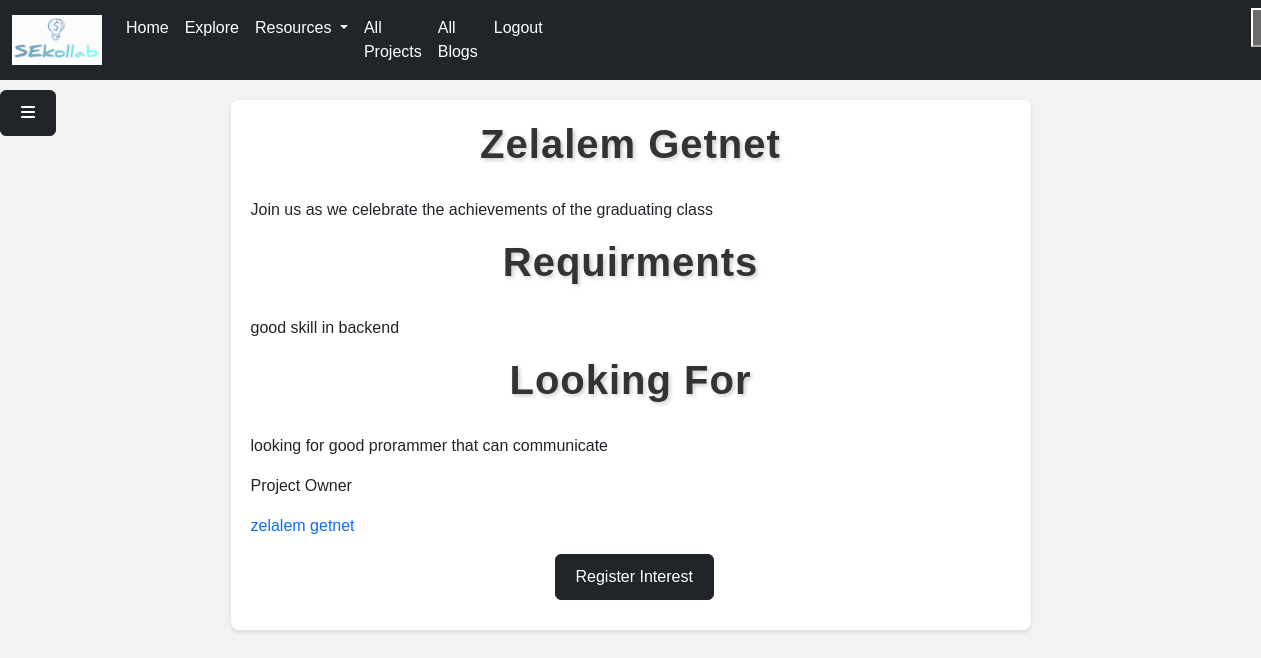
/collab/2 (signed in), run on the app's committed database.
### models.py (models this page shows)
class Collabration(db.Model):
    __tablename__ = "collabration"
    id = Column(Integer, primary_key=True, autoincrement=True)
    user_id = Column(Integer, ForeignKey('users.id', ondelete='CASCADE'), nullable=False)
    name = Column(String, nullable=False)
    description = Column(String, nullable=False)
    uploaded_date = Column(String, nullable=False, default=datetime.date.today().strftime("%B %d, %Y"))
    requirment = Column(String, nullable=False)
    Looking_for = Column(String, nullable=False)
    due_date = Column(String)
    members = relationship("User", secondary=team_members, backref="teams")
    user = relationship("User", back_populates="collabration")
    interests = relationship("Interest", back_populates="collabration")

class User(UserMixin, db.Model):
    __tablename__ = "users"
    id = Column(Integer, primary_key=True, autoincrement=True)
    email = Column(String(100), unique=True)
    username = Column(String)
    fname = Column(String(30), nullable=False)
    lname = Column(String(30), nullable=False)
    profile_photo = Column(String)
    about_me = Column(String, nullable=False)
    phone_number = Column(String(11), nullable=False)
    age = Column(String(11), nullable=False)
    status = Column(String, nullable=False)
    skills = Column(String, nullable=False)
    portfolio = Column(String)
    password = Column(String(100))
    date = Column(String, nullable=False, default=datetime.date.today().strftime("%B %d, %Y"))
    is_active = db.Column(db.Boolean, default=True)
    country = Column(String, nullable=False)
    City = Column(String, nullable=False)
    twitter = Column(String)
    github = Column(String)
    education_status = Column(String)
    employment_status=Column(String, nullable=False)
    blogs = relationship("Blog", back_populates="author")
    comments = relationship("Userscomment", back_populates="user")
    liked_blogs = relationship("Blog", secondary='liked_blogs', backref='liking_users')
    collabration = relationship("Collabration", back_populates="user")
    followers = relationship("Follower", foreign_keys="[Follower.user_id]",back_populates="followed_user")
    following = relationship("Follower", foreign_keys="[Follower.follower_id]", back_populates="follower")
    interests = relationship("Interest", back_populates="user")

### main.py (the view)
@app.route("/collab/<int:id>", methods={"GET"})
@login_required
def specficcollabration(id):
    user = User.query.filter_by(id=current_user.id).first()
    collab = Collabration.query.filter_by(id=id).first()
    return render_template("specficcollab.html", collab=collab, user=user)

### main.py (called while the page is built)
@login_manager.user_loader
def load_user(user_id):
    return User.query.get(int(user_id))

### templates/specficcollab.html (shortened to what this page needs)
<!DOCTYPE html>
<html>
<head>
  <link href="https://cdn.jsdelivr.net/npm/bootstrap@5.3.3/dist/css/bootstrap.min.css" rel="stylesheet">
  <link rel="stylesheet" href="../static/css/specficcollab.css">
  <link rel="stylesheet" href="../static/css/sidebar.css">
</head>
<body>
{% include "navigationloggedin.html" %}
{% include "sidebar.html" %}
  <div class="container">
    <h1>{{ collab.name }}</h1>
    <p>{{ collab.description }}</p>
    <h1>Requirments</h1>
    <p>{{ collab.requirment }}</p>
    <h1>Looking for</h1>
    <p>{{ collab.Looking_for }}</p>
    <p>Project Owner</p>
    <a style="text-decoration: none;" href="{{ url_for('profile', id=collab.user.id) }}"><p>{{ collab.user.fname }} {{ collab.user.lname }}</p></a>
    <button type="button" id="register" style="margin-left: 40%;" project_id={{ collab.id }} class="btn btn-dark">Register Interest</button>
  </div>
</body>
</html>

### static/css/specficcollab.css (style rules this page uses)
body { background-color: #f2f2f2; font-family: Arial, sans-serif; margin: 0; padding: 0; }
.container { max-width: 800px; margin: 0 auto; padding: 20px; background-color: #fff; box-shadow: 0 2px 4px rgba(0, 0, 0, 0.1); border-radius: 8px; margin-top: 20px; }
h1 { color: #333; text-align: center; margin-bottom: 30px; }
.btn { display: inline-block; padding: 10px 20px; }
h1 { color: #333; text-align: center; margin-bottom: 30px; font-size: 2.5rem; font-weight: bold; text-shadow: 2px 2px 4px rgba(0, 0, 0, 0.2); letter-spacing: 1px; text-transform: capitalize; }

### static/css/sidebar.css (style rules this page uses)
a { text-decoration: none; }

### data on the page
Collabration: name "Zelalem Getnet", description "Join us as we celebrate the achievements of the graduating class", requirment "good skill in backend", Looking_for "looking for good prorammer that can communicate"
User: user.fname "zelalem", user.lname "getnet"
